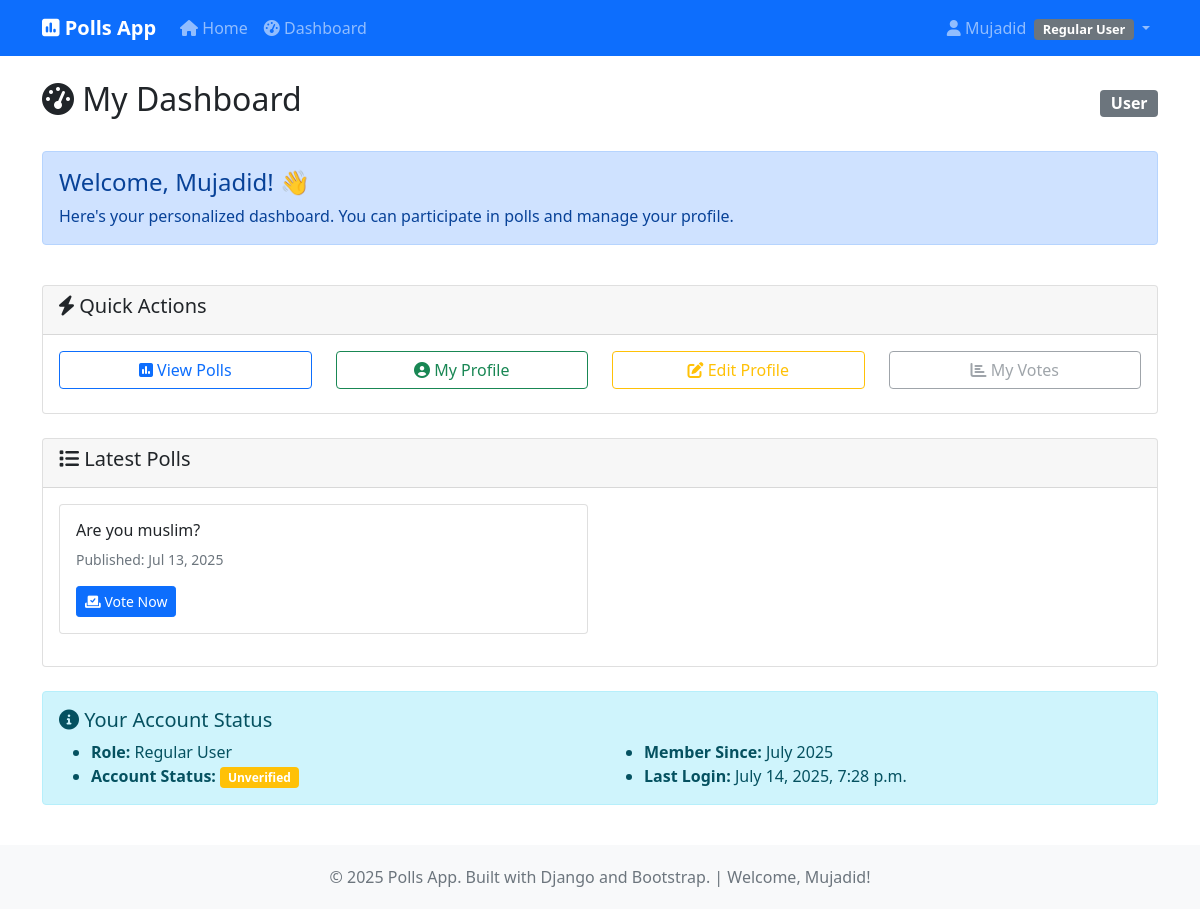
/accounts/dashboard/ (signed in), run on the app's committed database.
### accounts/models.py (models this page shows, shortened)
class UserProfile(models.Model):
    user = models.OneToOneField(User, on_delete=models.CASCADE, related_name='profile')
    role = models.CharField(
        max_length=20,
        choices=UserRole.choices,
        default=UserRole.USER,
        help_text="User role for access control"
    )
    phone_number = models.CharField(max_length=15, blank=True, null=True)
    date_of_birth = models.DateField(blank=True, null=True)
    bio = models.TextField(max_length=500, blank=True)
    created_at = models.DateTimeField(auto_now_add=True)
    updated_at = models.DateTimeField(auto_now=True)
    is_verified = models.BooleanField(default=False)
    class Meta:
        verbose_name = 'User Profile'
        verbose_name_plural = 'User Profiles'
        ordering = ['-created_at']
    def is_admin(self):
        return self.role == UserRole.ADMIN
    def is_moderator(self):
        return self.role == UserRole.MODERATOR
    def can_moderate_content(self):
        return self.role in [UserRole.ADMIN, UserRole.MODERATOR]

### home_polls/models.py (models this page shows, shortened)
class Question(models.Model):
    question_text = models.CharField(max_length=200)
    pub_date = models.DateTimeField('date published')
    created_by = models.ForeignKey(User, on_delete=models.CASCADE, null=True, blank=True, related_name='created_questions')
    is_active = models.BooleanField(default=True)
    class Meta:
        ordering = ['-pub_date']

### accounts/views.py (the view, shortened to what this page needs)
# urls.py: path('dashboard/', views.dashboard_view, name='dashboard'),
@login_required
def dashboard_view(request):
    user = request.user
    profile = user.profile
    context = {
        'user': user,
        'profile': profile,
    }
    if profile.is_admin():
        total_users = User.objects.count()
        total_admins = UserProfile.objects.filter(role=UserRole.ADMIN).count()
        total_moderators = UserProfile.objects.filter(role=UserRole.MODERATOR).count()
        total_regular_users = UserProfile.objects.filter(role=UserRole.USER).count()
        recent_users = User.objects.select_related('profile').order_by('-date_joined')[:5]
        context.update({
            'total_users': total_users,
            'total_admins': total_admins,
            'total_moderators': total_moderators,
            'total_regular_users': total_regular_users,
            'recent_users': recent_users,
        })
        return render(request, 'accounts/admin_dashboard.html', context)
    else:
        from home_polls.models import Question
        latest_questions = Question.objects.order_by('-pub_date')[:5]
        context.update({
            'latest_questions': latest_questions,
        })
        return render(request, 'accounts/user_dashboard.html', context)

### accounts/templates/accounts/user_dashboard.html (shortened to what this page needs)
{% extends 'base.html' %}
{% block content %}
<div class="d-flex justify-content-between align-items-center mb-4">
    <h2><i class="fas fa-tachometer-alt"></i> My Dashboard</h2>
    <span class="badge bg-secondary fs-6">User</span>
</div>
<div class="row mb-4">
    <div class="col-md-12">
        <div class="alert alert-primary">
            <h4>Welcome, {{ user.first_name|default:user.username }}! 👋</h4>
            <p class="mb-0">Here's your personalized dashboard. You can participate in polls and manage your profile.</p>
        </div>
    </div>
</div>
<div class="row mb-4">
    <div class="col-md-12">
        <div class="card">
            <div class="card-header">
                <h5><i class="fas fa-bolt"></i> Quick Actions</h5>
            </div>
            <div class="card-body">
                <div class="row">
                    <div class="col-md-3 mb-2">
                        <a href="{% url 'home_polls:home' %}" class="btn btn-outline-primary w-100">
                            <i class="fas fa-poll"></i> View Polls
                        </a>
                    </div>
                    <div class="col-md-3 mb-2">
                        <a href="{% url 'accounts:profile' %}" class="btn btn-outline-success w-100">
                            <i class="fas fa-user-circle"></i> My Profile
                        </a>
                    </div>
                    <div class="col-md-3 mb-2">
                        <a href="{% url 'accounts:profile_edit' %}" class="btn btn-outline-warning w-100">
                            <i class="fas fa-edit"></i> Edit Profile
                        </a>
                    </div>
                    <div class="col-md-3 mb-2">
                        <button class="btn btn-outline-secondary w-100" disabled>
                            <i class="fas fa-chart-bar"></i> My Votes
                        </button>
                    </div>
                </div>
            </div>
        </div>
    </div>
</div>
<div class="row">
    <div class="col-md-12">
        <div class="card">
            <div class="card-header">
                <h5><i class="fas fa-list"></i> Latest Polls</h5>
            </div>
            <div class="card-body">
                {% if latest_questions %}
                    <div class="row">
                        {% for question in latest_questions %}
                        <div class="col-md-6 mb-3">
                            <div class="card border-left-primary">
                                <div class="card-body">
                                    <h6 class="card-title">{{ question.question_text|truncatechars:50 }}</h6>
                                    <p class="card-text text-muted small">
                                        Published: {{ question.pub_date|date:"M d, Y" }}
                                    </p>
                                    <a href="{% url 'home_polls:detail' question.id %}" class="btn btn-sm btn-primary">
                                        <i class="fas fa-vote-yea"></i> Vote Now
                                    </a>
                                </div>
                            </div>
                        </div>
                        {% endfor %}
                    </div>
                {% else %}
                    <p class="text-muted">No polls available at the moment.</p>
                {% endif %}
            </div>
        </div>
    </div>
</div>
<div class="row mt-4">
    <div class="col-md-12">
        <div class="alert alert-info">
            <h5><i class="fas fa-info-circle"></i> Your Account Status</h5>
            <div class="row">
                <div class="col-md-6">
                    <ul class="mb-0">
                        <li><strong>Role:</strong> {{ profile.get_role_display }}</li>
                        <li><strong>Account Status:</strong>
                            {% if profile.is_verified %}
                                <span class="badge bg-success">Verified</span>
                            {% else %}
                                <span class="badge bg-warning">Unverified</span>
                            {% endif %}
                        </li>
                    </ul>
                </div>
                <div class="col-md-6">
                    <ul class="mb-0">
                        <li><strong>Member Since:</strong> {{ user.date_joined|date:"F Y" }}</li>
                        <li><strong>Last Login:</strong> {{ user.last_login|default:"Never" }}</li>
                    </ul>
                </div>
            </div>
        </div>
    </div>
</div>
{% endblock %}

### accounts/templates/base.html (shortened to what this page needs)
<!DOCTYPE html>
<html lang="en">
<head>
    <link href="https://cdn.jsdelivr.net/npm/bootstrap@5.1.3/dist/css/bootstrap.min.css" rel="stylesheet">
    <link href="https://cdnjs.cloudflare.com/ajax/libs/font-awesome/6.0.0/css/all.min.css" rel="stylesheet">
</head>
<body>
    <nav class="navbar navbar-expand-lg navbar-dark bg-primary">
        <div class="container">
            <a class="navbar-brand" href="{% url 'home_polls:home' %}">
                <i class="fas fa-poll"></i> Polls App
            </a>
            <div class="collapse navbar-collapse" id="navbarNav">
                <ul class="navbar-nav me-auto">
                    <li class="nav-item">
                        <a class="nav-link" href="{% url 'home_polls:home' %}">
                            <i class="fas fa-home"></i> Home
                        </a>
                    </li>
                    {% if user.is_authenticated %}
                        <li class="nav-item">
                            <a class="nav-link" href="{% url 'accounts:dashboard' %}">
                                <i class="fas fa-tachometer-alt"></i> Dashboard
                            </a>
                        </li>
                    {% endif %}
                </ul>
                <ul class="navbar-nav">
                    {% if user.is_authenticated %}
                        <li class="nav-item dropdown">
                            <a class="nav-link dropdown-toggle" href="#" id="userDropdown" role="button" data-bs-toggle="dropdown">
                                <i class="fas fa-user"></i>
                                {{ user.first_name|default:user.username }}
                                <span class="badge bg-secondary user-role-badge ms-1">
                                    {{ user.profile.get_role_display }}
                                </span>
                            </a>
                        </li>
                    {% endif %}
                </ul>
            </div>
        </div>
    </nav>
    <div class="container-main">
        <div class="container my-4">
            {% block content %}
            {% endblock %}
        </div>
    </div>
    <footer class="footer bg-light text-center">
        <div class="container">
            <span class="text-muted">
                © 2025 Polls App. Built with Django and Bootstrap.
                {% if user.is_authenticated %}
                    | Welcome, {{ user.first_name|default:user.username }}!
                {% endif %}
            </span>
        </div>
    </footer>
</body>
</html>

### accounts/templates/base.html (style rules this page uses)
.navbar-brand { font-weight: bold; }
.user-role-badge { font-size: 0.8em; }
.footer { background-color: #f8f9fa; padding: 20px 0; margin-top: auto; }
body { display: flex; flex-direction: column; min-height: 100vh; }
.container-main { flex: 1; }

### data on the page
Question: question_text "Are you muslim?", pub_date "Jul 13, 2025"
UserProfile: role "Regular User"

### other printed values
{{ user.first_name|default:user.username }} "Mujadid"
{{ user.profile.get_role_display }} "Regular User"
{{ user.date_joined|date:"F Y" }} "July 2025"
{{ user.last_login|default:"Never" }} "July 14, 2025, 7:28 p.m."
